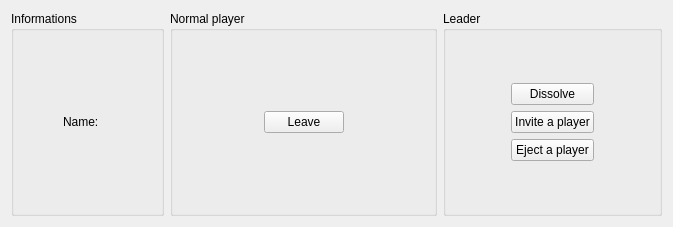
             <widget class="QWidget" name="tabWidgetTrainerCardPage5">
              <property name="styleSheet">
               <string notr="true">#tabWidgetTrainerCardPage5{
background-color: qlineargradient(spread:pad, x1:0, y1:0.3, x2:0, y2:1, stop:0 rgba(255, 255, 255, 200), stop:1 rgba(221, 221, 221, 200));
border-color: rgb(204, 204, 204);
border-radius: 5px;
}</string>
              </property>
              <attribute name="title">
               <string>Clan</string>
              </attribute>
              <layout class="QHBoxLayout" name="horizontalLayout_48">
               <item>
                <widget class="QGroupBox" name="clanGrouBoxInformations">
                 <property name="title">
                  <string>Informations</string>
                 </property>
                 <layout class="QVBoxLayout" name="verticalLayout_30">
                  <item>
                   <spacer name="verticalSpacer_28">
                    <property name="orientation">
                     <enum>Qt::Orientation::Vertical</enum>
                    </property>
                    <property name="sizeHint" stdset="0">
                     <size>
                      <width>20</width>
                      <height>72</height>
                     </size>
                    </property>
                   </spacer>
                  </item>
                  <item>
                   <layout class="QHBoxLayout" name="horizontalLayout_49">
                    <item>
                     <spacer name="horizontalSpacer_44">
                      <property name="orientation">
                       <enum>Qt::Orientation::Horizontal</enum>
                      </property>
                      <property name="sizeHint" stdset="0">
                       <size>
                        <width>40</width>
                        <height>20</height>
                       </size>
                      </property>
                     </spacer>
                    </item>
                    <item>
                     <widget class="QLabel" name="label_4">
                      <property name="styleSheet">
                       <string notr="true">color: rgb(0, 0, 0);</string>
                      </property>
                      <property name="text">
                       <string>Name:</string>
                      </property>
                     </widget>
                    </item>
                    <item>
                     <widget class="QLabel" name="clanName">
                      <property name="styleSheet">
                       <string notr="true">color: rgb(0, 0, 0);</string>
                      </property>
                     </widget>
                    </item>
                    <item>
                     <spacer name="horizontalSpacer_45">
                      <property name="orientation">
                       <enum>Qt::Orientation::Horizontal</enum>
                      </property>
                      <property name="sizeHint" stdset="0">
                       <size>
                        <width>40</width>
                        <height>20</height>
                       </size>
                      </property>
                     </spacer>
                    </item>
                   </layout>
                  </item>
                  <item>
                   <spacer name="verticalSpacer_27">
                    <property name="orientation">
                     <enum>Qt::Orientation::Vertical</enum>
                    </property>
                    <property name="sizeHint" stdset="0">
                     <size>
                      <width>20</width>
                      <height>72</height>
                     </size>
                    </property>
                   </spacer>
                  </item>
                 </layout>
                </widget>
               </item>
               <item>
                <widget class="QGroupBox" name="clanGrouBoxNormal">
                 <property name="title">
                  <string>Normal player</string>
                 </property>
                 <layout class="QHBoxLayout" name="horizontalLayout_46">
                  <item>
                   <spacer name="horizontalSpacer_40">
                    <property name="orientation">
                     <enum>Qt::Orientation::Horizontal</enum>
                    </property>
                    <property name="sizeHint" stdset="0">
                     <size>
                      <width>82</width>
                      <height>20</height>
                     </size>
                    </property>
                   </spacer>
                  </item>
                  <item>
                   <layout class="QVBoxLayout" name="verticalLayout_29">
                    <item>
                     <spacer name="verticalSpacer_26">
                      <property name="orientation">
                       <enum>Qt::Orientation::Vertical</enum>
                      </property>
                      <property name="sizeHint" stdset="0">
                       <size>
                        <width>20</width>
                        <height>40</height>
                       </size>
                      </property>
                     </spacer>
                    </item>
                    <item>
                     <widget class="QPushButton" name="clanActionLeave">
                      <property name="text">
                       <string>Leave</string>
                      </property>
                     </widget>
                    </item>
                    <item>
                     <spacer name="verticalSpacer_25">
                      <property name="orientation">
                       <enum>Qt::Orientation::Vertical</enum>
                      </property>
                      <property name="sizeHint" stdset="0">
                       <size>
                        <width>20</width>
                        <height>40</height>
                       </size>
                      </property>
                     </spacer>
                    </item>
                   </layout>
                  </item>
                  <item>
                   <spacer name="horizontalSpacer_41">
                    <property name="orientation">
                     <enum>Qt::Orientation::Horizontal</enum>
                    </property>
                    <property name="sizeHint" stdset="0">
                     <size>
                      <width>81</width>
                      <height>20</height>
                     </size>
                    </property>
                   </spacer>
                  </item>
                 </layout>
                </widget>
               </item>
               <item>
                <widget class="QGroupBox" name="clanGrouBoxLeader">
                 <property name="title">
                  <string>Leader</string>
                 </property>
                 <layout class="QHBoxLayout" name="horizontalLayout_47">
                  <item>
                   <spacer name="horizontalSpacer_42">
                    <property name="orientation">
                     <enum>Qt::Orientation::Horizontal</enum>
                    </property>
                    <property name="sizeHint" stdset="0">
                     <size>
                      <width>56</width>
                      <height>20</height>
                     </size>
                    </property>
                   </spacer>
                  </item>
                  <item>
                   <layout class="QVBoxLayout" name="verticalLayout_27">
                    <item>
                     <spacer name="verticalSpacer_23">
                      <property name="orientation">
                       <enum>Qt::Orientation::Vertical</enum>
                      </property>
                      <property name="sizeHint" stdset="0">
                       <size>
                        <width>20</width>
                        <height>40</height>
                       </size>
                      </property>
                     </spacer>
                    </item>
                    <item>
                     <widget class="QPushButton" name="clanActionDissolve">
                      <property name="text">
                       <string>Dissolve</string>
                      </property>
                     </widget>
                    </item>
                    <item>
                     <widget class="QPushButton" name="clanActionInvite">
                      <property name="text">
                       <string>Invite a player</string>
                      </property>
                     </widget>
                    </item>
                    <item>
                     <widget class="QPushButton" name="clanActionEject">
                      <property name="text">
                       <string>Eject a player</string>
                      </property>
                     </widget>
                    </item>
                    <item>
                     <spacer name="verticalSpacer_24">
                      <property name="orientation">
                       <enum>Qt::Orientation::Vertical</enum>
                      </property>
                      <property name="sizeHint" stdset="0">
                       <size>
                        <width>20</width>
                        <height>40</height>
                       </size>
                      </property>
                     </spacer>
                    </item>
                   </layout>
                  </item>
                  <item>
                   <spacer name="horizontalSpacer_43">
                    <property name="orientation">
                     <enum>Qt::Orientation::Horizontal</enum>
                    </property>
                    <property name="sizeHint" stdset="0">
                     <size>
                      <width>56</width>
                      <height>20</height>
                     </size>
                    </property>
                   </spacer>
                  </item>
                 </layout>
                </widget>
               </item>
              </layout>
             </widget>
